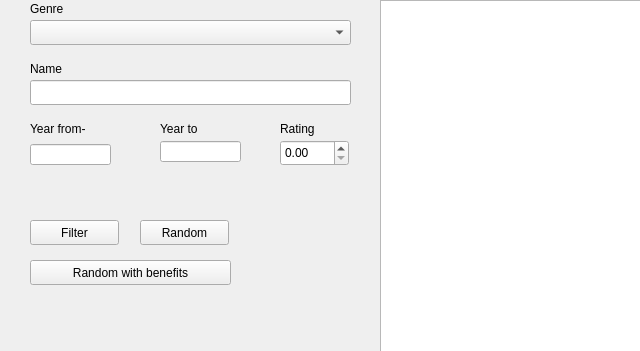
<?xml version="1.0" encoding="UTF-8"?>
<ui version="4.0">
 <class>MainWindow</class>
 <widget class="QMainWindow" name="MainWindow">
  <property name="geometry">
   <rect>
    <x>0</x>
    <y>0</y>
    <width>640</width>
    <height>351</height>
   </rect>
  </property>
  <property name="windowTitle">
   <string>MainWindow</string>
  </property>
  <widget class="QWidget" name="centralwidget">
   <widget class="QListView" name="listView">
    <property name="geometry">
     <rect>
      <x>380</x>
      <y>0</y>
      <width>261</width>
      <height>441</height>
     </rect>
    </property>
   </widget>
   <widget class="QDoubleSpinBox" name="rating_box">
    <property name="geometry">
     <rect>
      <x>280</x>
      <y>140</y>
      <width>69</width>
      <height>26</height>
     </rect>
    </property>
   </widget>
   <widget class="QComboBox" name="genre">
    <property name="geometry">
     <rect>
      <x>30</x>
      <y>20</y>
      <width>321</width>
      <height>25</height>
     </rect>
    </property>
   </widget>
   <widget class="QLineEdit" name="name_searcher">
    <property name="geometry">
     <rect>
      <x>30</x>
      <y>80</y>
      <width>321</width>
      <height>25</height>
     </rect>
    </property>
   </widget>
   <widget class="QPushButton" name="Filter">
    <property name="geometry">
     <rect>
      <x>30</x>
      <y>220</y>
      <width>89</width>
      <height>25</height>
     </rect>
    </property>
    <property name="text">
     <string>Filter</string>
    </property>
   </widget>
   <widget class="QPushButton" name="random">
    <property name="geometry">
     <rect>
      <x>140</x>
      <y>220</y>
      <width>89</width>
      <height>25</height>
     </rect>
    </property>
    <property name="text">
     <string>Random</string>
    </property>
   </widget>
   <widget class="QPushButton" name="random_filter">
    <property name="geometry">
     <rect>
      <x>30</x>
      <y>260</y>
      <width>201</width>
      <height>25</height>
     </rect>
    </property>
    <property name="text">
     <string>Random with benefits</string>
    </property>
   </widget>
   <widget class="QLabel" name="label">
    <property name="geometry">
     <rect>
      <x>30</x>
      <y>0</y>
      <width>67</width>
      <height>17</height>
     </rect>
    </property>
    <property name="text">
     <string>Genre</string>
    </property>
   </widget>
   <widget class="QLabel" name="label_2">
    <property name="geometry">
     <rect>
      <x>30</x>
      <y>60</y>
      <width>67</width>
      <height>17</height>
     </rect>
    </property>
    <property name="text">
     <string>Name</string>
    </property>
   </widget>
   <widget class="QLabel" name="label_3">
    <property name="geometry">
     <rect>
      <x>30</x>
      <y>120</y>
      <width>67</width>
      <height>17</height>
     </rect>
    </property>
    <property name="text">
     <string>Year from-</string>
    </property>
   </widget>
   <widget class="QLabel" name="label_4">
    <property name="geometry">
     <rect>
      <x>160</x>
      <y>120</y>
      <width>67</width>
      <height>17</height>
     </rect>
    </property>
    <property name="text">
     <string>Year to</string>
    </property>
   </widget>
   <widget class="QLabel" name="label_5">
    <property name="geometry">
     <rect>
      <x>280</x>
      <y>120</y>
      <width>67</width>
      <height>17</height>
     </rect>
    </property>
    <property name="text">
     <string>Rating</string>
    </property>
   </widget>
   <widget class="QLineEdit" name="year_min">
    <property name="geometry">
     <rect>
      <x>30</x>
      <y>144</y>
      <width>81</width>
      <height>21</height>
     </rect>
    </property>
   </widget>
   <widget class="QLineEdit" name="year_max">
    <property name="geometry">
     <rect>
      <x>160</x>
      <y>141</y>
      <width>81</width>
      <height>21</height>
     </rect>
    </property>
   </widget>
  </widget>
 </widget>
 <resources/>
 <connections/>
</ui>
